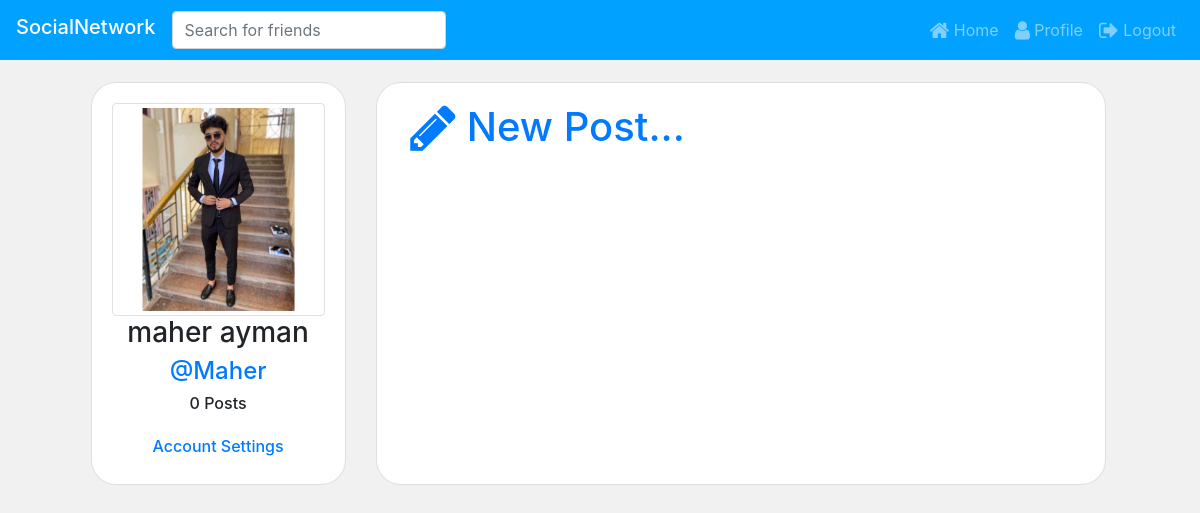
The page /profile/ (signed in) on the database as committed earlier.
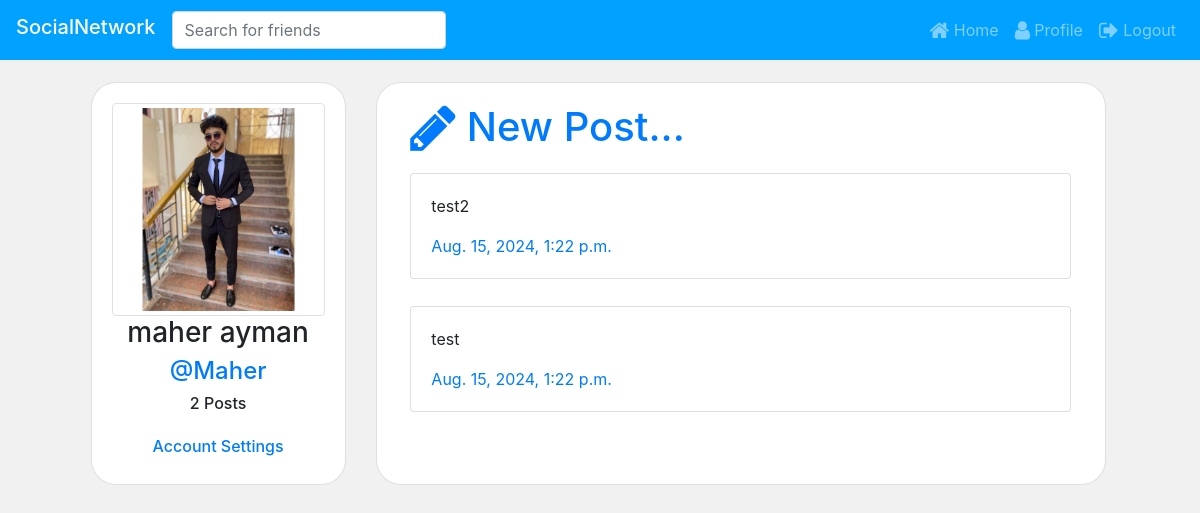
The same page on the database as committed later.
### core/models.py (models this page shows, shortened)
class User(AbstractUser):
    profile_pic =models.ImageField(default='profile_pics/default.jpg',upload_to='profile_pics')
    bio = models.TextField(blank=True,null=True ,max_length=500 , default="")
    def get_num_posts(self):
        return Post.objects.filter(user=self).count()

class Post(models.Model):
    user = models.ForeignKey(User , on_delete=models.CASCADE)
    caption = models.TextField(max_length=600 , null=False)
    date_created = models.DateTimeField(auto_now_add=True , null=False)

### core/views.py (the view)
# urls.py: path("profile/",Profile.as_view() ,name='profile' ),
@method_decorator(login_required(login_url='login'),name='dispatch')
class Profile(ListView):
    model = Post
    template_name = 'profile.html'
    paginate_by = 5
    def get_queryset(self) :
        return Post.objects.filter(user = self.request.user).order_by('-date_created')

### Templates/profile.html (shortened to what this page needs)
{%  extends 'base.html' %}
{% load crispy_forms_tags %}
{% block navbar %}
{%  include 'navbar.html' %}
{% endblock navbar %}
{% block content %}
<div class="row" style="margin-top:2%;">
    <div class="col-md-3" style="margin-left:4%; text-align: center;">
        <div class="card card-body" style="border-radius:25px;">
            <img class="img-fluid img-thumbnail"  src="{{request.user.profile_pic.url}}" >
            <h3 >{{request.user.first_name}} {{request.user.last_name}}</h3>
            <a href="#"><h4 >@{{request.user.username}}</h4></a>
            <h6> {{request.user.get_num_posts}} Posts</h6>
            <a href="{% url 'account-settings'%}"> <h6>Account Settings</h6> </a>
        </div>
    </div>
  <div class="col-md-8" >
        <div class="card card-body"style="border-radius:25px; min-height:100%;">
            <a href="{% url 'new-post'%}" style="margin-left: 2%;"> <h1> <i class="fa fa-pencil fa-lg"></i> New Post...</h1> </a>
                {% for post in object_list %}
                <div class="card" style="margin: 2%;">
                    <div class="card-body">
                        <p class="card-text">{{post.caption}}</p>
                        <a href="#" class="card-link">{{post.date_created}}</a>
                    </div>
                </div>
                {% endfor %}
        </div>
        <br>
    </div>
</div>
{% endblock content %}

Rows that differ between the two databases and show on the page:
changed User "maher": user.get_num_posts "0" → "2"
added Post: caption "test2", date_created "Aug. 15, 2024, 1:22 p.m."
added Post: caption "test", date_created "Aug. 15, 2024, 1:22 p.m."
